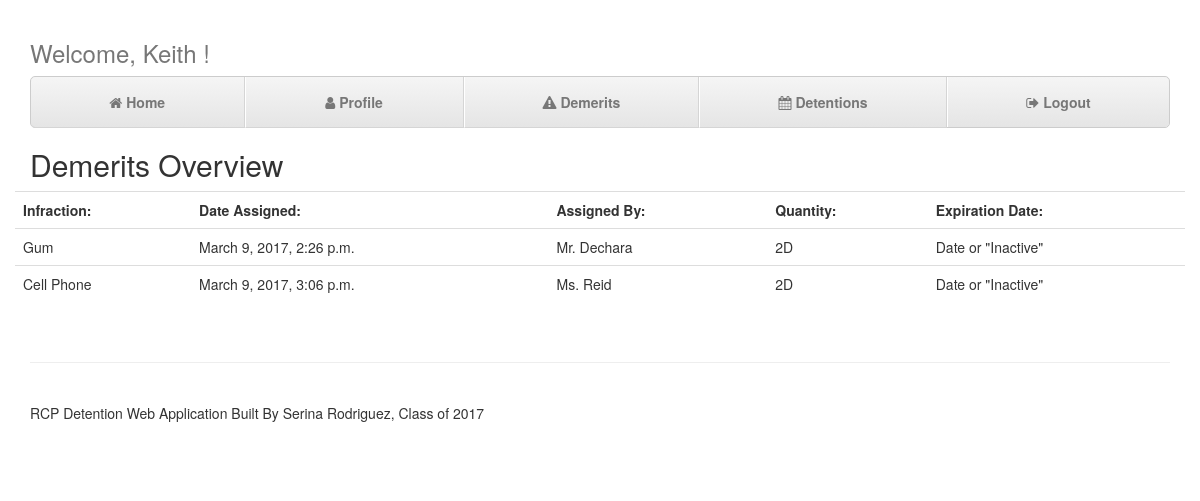
The app's page /demerits/ (signed in), older data.
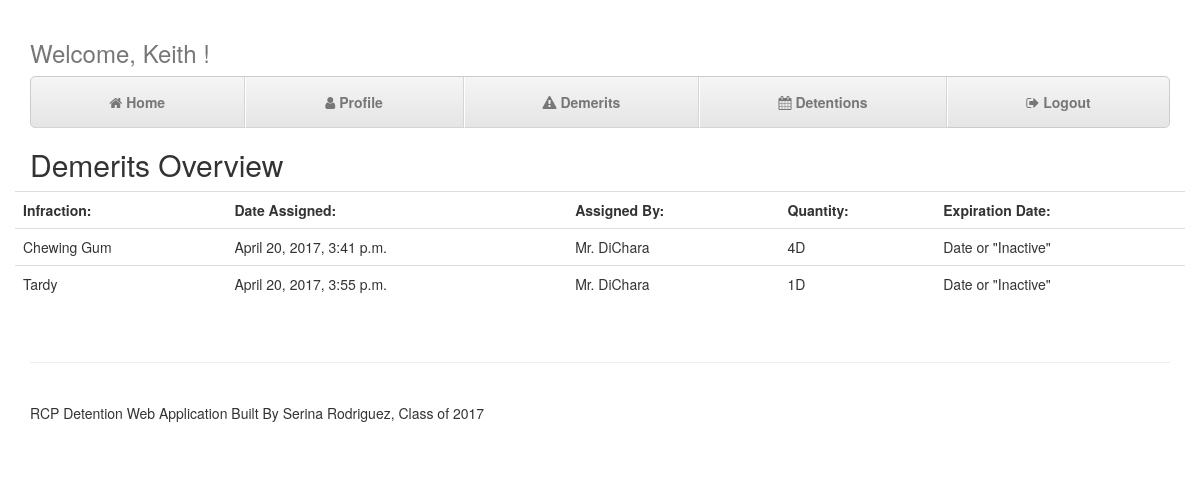
The same page, newer data.
### detention/models.py (models this page shows, shortened)
class Demerit(models.Model):
    date_assigned = models.DateTimeField(default=datetime.datetime.now)
    assigned_by = models.CharField(max_length=50)
    student = models.ForeignKey(StudentProfile)
    infraction = models.CharField(max_length=200)
    demerit_quantity = models.IntegerField()

### detention/views.py (the view)
# urls.py: url(r'^demerits/$', views.demerit, name='demerits'),
def demerit(request):
    username_pk = request.user.pk
    if username_pk is None:
        return redirect('login')
    else:
        student_check = StudentProfile.objects.filter(username=request.user)
        parent_check = ParentProfile.objects.filter(username=request.user)
        if len(student_check)>0:
            student = StudentProfile.objects.get(username=request.user)
            demerit_count = Demerit.objects.filter(student=student).aggregate(Sum('demerit_quantity'))
            demerit = Demerit.objects.filter(student=student)
            parent = None
        elif len(parent_check)>0:
            parent = ParentProfile.objects.get(username=request.user)
            demerit_count = Demerit.objects.filter(student=parent.student_username).aggregate(Sum('demerit_quantity'))
            demerit = Demerit.objects.filter(student=parent.student_username)
            student = None
    context = {'dem_total': demerit_count, 'demerit': demerit, 'student':student, 'parent':parent}
    return render(request, 'detention/demerit.html', context)

### detention/templates/detention/demerit.html
{% extends 'detention/base.html' %}
{% load crispy_forms_tags %}
{% block content %}
<h2>Demerits Overview</h2>
<div class="row">
    <div class="table-responsive">
        <table class="table">
            <th>Infraction:</th>
            <th>Date Assigned:</th>
            <th>Assigned By:</th>
            <th>Quantity:</th>
            <th>Expiration Date:</th>
            {% for d in demerit %}
            <tr>
                <td>{{d.infraction}}</td>
                <td>{{d.date_assigned}}</td>
                <td>{{d.assigned_by}}</td>
                <td>{{d.demerit_quantity}}D</td>
                <td>Date or "Inactive"</td>
            </tr>
            {% endfor %}
        </table>
    </div>
</div>
{% endblock %}

Row changes from the older to the newer data that the page shows:
no longer on this page (row edited): Demerit: infraction "Gum", date_assigned "March 9, 2017, 2:26 p.m.", assigned_by "Mr. Dechara", demerit_quantity "2"
removed Demerit: infraction "Cell Phone", date_assigned "March 9, 2017, 3:06 p.m.", assigned_by "Ms. Reid", demerit_quantity "2"
added Demerit: infraction "Chewing Gum", date_assigned "April 20, 2017, 3:41 p.m.", assigned_by "Mr. DiChara", demerit_quantity "4"
added Demerit: infraction "Tardy", date_assigned "April 20, 2017, 3:55 p.m.", assigned_by "Mr. DiChara", demerit_quantity "1"
